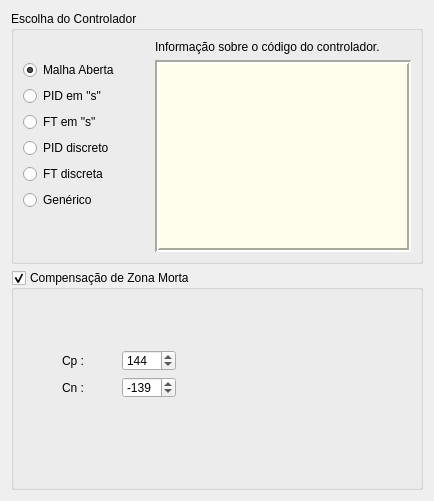
          <widget class="QWidget" name="tab_general_config">
           <property name="sizePolicy">
            <sizepolicy hsizetype="Preferred" vsizetype="Preferred">
             <horstretch>0</horstretch>
             <verstretch>0</verstretch>
            </sizepolicy>
           </property>
           <attribute name="title">
            <string>Configurações Gerais</string>
           </attribute>
           <layout class="QVBoxLayout" name="verticalLayout_16" stretch="3,0">
            <item>
             <widget class="QGroupBox" name="groupBox_controller_choice">
              <property name="title">
               <string>Escolha do Controlador</string>
              </property>
              <layout class="QHBoxLayout" name="horizontalLayout_8">
               <item>
                <layout class="QVBoxLayout" name="verticalLayout_12">
                 <property name="bottomMargin">
                  <number>0</number>
                 </property>
                 <item>
                  <spacer name="verticalSpacer_3">
                   <property name="orientation">
                    <enum>Qt::Orientation::Vertical</enum>
                   </property>
                   <property name="sizeType">
                    <enum>QSizePolicy::Policy::Fixed</enum>
                   </property>
                   <property name="sizeHint" stdset="0">
                    <size>
                     <width>20</width>
                     <height>20</height>
                    </size>
                   </property>
                  </spacer>
                 </item>
                 <item>
                  <widget class="QRadioButton" name="radioButton_open_loop">
                   <property name="text">
                    <string>Malha Aberta</string>
                   </property>
                   <property name="checked">
                    <bool>true</bool>
                   </property>
                  </widget>
                 </item>
                 <item>
                  <widget class="QRadioButton" name="radioButton_PID_s">
                   <property name="enabled">
                    <bool>true</bool>
                   </property>
                   <property name="sizePolicy">
                    <sizepolicy hsizetype="Preferred" vsizetype="Fixed">
                     <horstretch>0</horstretch>
                     <verstretch>0</verstretch>
                    </sizepolicy>
                   </property>
                   <property name="text">
                    <string>PID em &quot;s&quot;</string>
                   </property>
                   <property name="checked">
                    <bool>false</bool>
                   </property>
                  </widget>
                 </item>
                 <item>
                  <widget class="QRadioButton" name="radioButton_FT_s">
                   <property name="text">
                    <string>FT em &quot;s&quot;</string>
                   </property>
                  </widget>
                 </item>
                 <item>
                  <widget class="QRadioButton" name="radioButton_PID_discrete">
                   <property name="text">
                    <string>PID discreto</string>
                   </property>
                   <property name="checked">
                    <bool>false</bool>
                   </property>
                  </widget>
                 </item>
                 <item>
                  <widget class="QRadioButton" name="radioButton_FT_discrete">
                   <property name="text">
                    <string>FT discreta</string>
                   </property>
                  </widget>
                 </item>
                 <item>
                  <widget class="QRadioButton" name="radioButton_generic">
                   <property name="text">
                    <string>Genérico</string>
                   </property>
                  </widget>
                 </item>
                 <item>
                  <spacer name="verticalSpacer_2">
                   <property name="orientation">
                    <enum>Qt::Orientation::Vertical</enum>
                   </property>
                   <property name="sizeHint" stdset="0">
                    <size>
                     <width>20</width>
                     <height>20</height>
                    </size>
                   </property>
                  </spacer>
                 </item>
                </layout>
               </item>
               <item>
                <spacer name="horizontalSpacer_3">
                 <property name="orientation">
                  <enum>Qt::Orientation::Horizontal</enum>
                 </property>
                 <property name="sizeType">
                  <enum>QSizePolicy::Policy::Preferred</enum>
                 </property>
                 <property name="sizeHint" stdset="0">
                  <size>
                   <width>30</width>
                   <height>20</height>
                  </size>
                 </property>
                </spacer>
               </item>
               <item>
                <layout class="QVBoxLayout" name="verticalLayout_17">
                 <property name="sizeConstraint">
                  <enum>QLayout::SizeConstraint::SetDefaultConstraint</enum>
                 </property>
                 <item>
                  <widget class="QLabel" name="label_8">
                   <property name="text">
                    <string>Informação sobre o código do controlador.</string>
                   </property>
                  </widget>
                 </item>
                 <item>
                  <widget class="QTextEdit" name="textEdit_control_info">
                   <property name="toolTip">
                    <string>Informação sobre o tipo de controlador selecionado ao lado.</string>
                   </property>
                   <property name="styleSheet">
                    <string notr="true">background-color: rgb(255, 254, 237);</string>
                   </property>
                   <property name="frameShape">
                    <enum>QFrame::Shape::Box</enum>
                   </property>
                   <property name="frameShadow">
                    <enum>QFrame::Shadow::Sunken</enum>
                   </property>
                   <property name="lineWidth">
                    <number>2</number>
                   </property>
                   <property name="readOnly">
                    <bool>true</bool>
                   </property>
                   <property name="textInteractionFlags">
                    <set>Qt::TextInteractionFlag::LinksAccessibleByMouse|Qt::TextInteractionFlag::TextSelectableByMouse</set>
                   </property>
                  </widget>
                 </item>
                </layout>
               </item>
              </layout>
             </widget>
            </item>
            <item>
             <widget class="QGroupBox" name="groupBox_deadzone_comp">
              <property name="enabled">
               <bool>true</bool>
              </property>
              <property name="sizePolicy">
               <sizepolicy hsizetype="Preferred" vsizetype="Preferred">
                <horstretch>0</horstretch>
                <verstretch>0</verstretch>
               </sizepolicy>
              </property>
              <property name="minimumSize">
               <size>
                <width>0</width>
                <height>220</height>
               </size>
              </property>
              <property name="title">
               <string>Compensação de Zona Morta</string>
              </property>
              <property name="checkable">
               <bool>true</bool>
              </property>
              <property name="checked">
               <bool>true</bool>
              </property>
              <widget class="QLabel" name="label_12">
               <property name="enabled">
                <bool>true</bool>
               </property>
               <property name="geometry">
                <rect>
                 <x>260</x>
                 <y>10</y>
                 <width>161</width>
                 <height>201</height>
                </rect>
               </property>
               <property name="text">
                <string/>
               </property>
               <property name="pixmap">
                <pixmap resource="resources.qrc">:/images/GUI_resources/comp_dead-zone.png</pixmap>
               </property>
               <property name="scaledContents">
                <bool>false</bool>
               </property>
              </widget>
              <widget class="QWidget" name="layoutWidget">
               <property name="geometry">
                <rect>
                 <x>51</x>
                 <y>80</y>
                 <width>114</width>
                 <height>48</height>
                </rect>
               </property>
               <layout class="QGridLayout" name="gridLayout_2" rowstretch="0,0" columnstretch="0,0">
                <item row="0" column="0">
                 <widget class="QLabel" name="label_19">
                  <property name="enabled">
                   <bool>true</bool>
                  </property>
                  <property name="text">
                   <string>Cp :</string>
                  </property>
                 </widget>
                </item>
                <item row="0" column="1">
                 <widget class="QSpinBox" name="spinBox_Cp">
                  <property name="enabled">
                   <bool>true</bool>
                  </property>
                  <property name="maximum">
                   <number>255</number>
                  </property>
                  <property name="value">
                   <number>144</number>
                  </property>
                 </widget>
                </item>
                <item row="1" column="0">
                 <widget class="QLabel" name="label_20">
                  <property name="enabled">
                   <bool>true</bool>
                  </property>
                  <property name="text">
                   <string>Cn :</string>
                  </property>
                 </widget>
                </item>
                <item row="1" column="1">
                 <widget class="QSpinBox" name="spinBox_Cn">
                  <property name="enabled">
                   <bool>true</bool>
                  </property>
                  <property name="minimum">
                   <number>-255</number>
                  </property>
                  <property name="maximum">
                   <number>0</number>
                  </property>
                  <property name="value">
                   <number>-139</number>
                  </property>
                 </widget>
                </item>
               </layout>
              </widget>
              <widget class="QLabel" name="label_26">
               <property name="enabled">
                <bool>true</bool>
               </property>
               <property name="geometry">
                <rect>
                 <x>450</x>
                 <y>30</y>
                 <width>191</width>
                 <height>151</height>
                </rect>
               </property>
               <property name="text">
                <string>O valor de Cp será adicionado ao comando PWM, sempre que se computar uma ação de controle 'u' positiva.

 O valor de Cn será sempre adicionado ao comando PWM, sempre que a ação de controle 'u' for negativa.</string>
               </property>
               <property name="textFormat">
                <enum>Qt::TextFormat::AutoText</enum>
               </property>
               <property name="wordWrap">
                <bool>true</bool>
               </property>
              </widget>
             </widget>
            </item>
           </layout>
          </widget>
